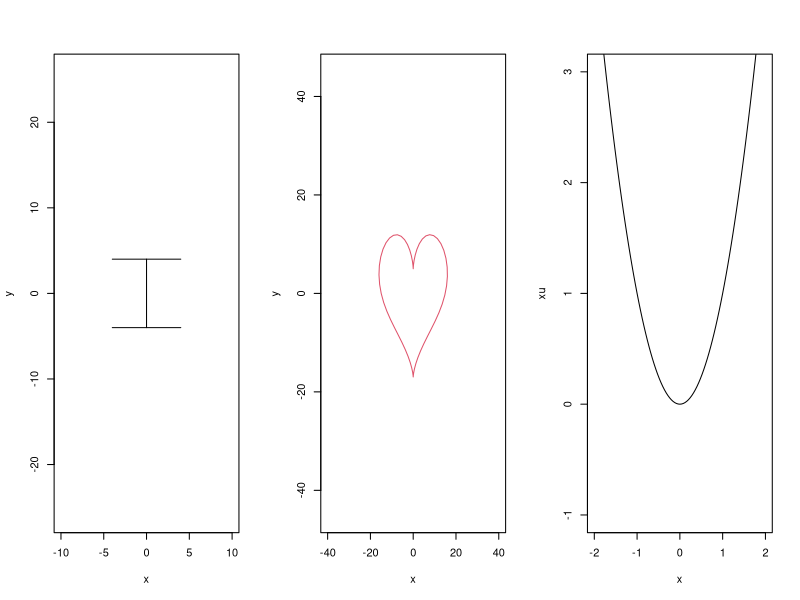

Generate this figure with R:
par(mfrow = c(1,3) , col.lab = "white")
plot(0,0, ylim = c(-10,10), xlim = c(-10,10), asp=1, col="white")
# abline(h=c(-4,4), v=0)
segments(x0=4,
         x1=-4,
         y0=4,
         y1=4)
segments(x0=4,
         x1=-4,
         y0=-4,
         y1=-4)
segments(x0=0,
         x1=0,
         y0=-4,
         y1=4)
par(col.lab = "black")
title(xlab = "x", ylab = "y")

dat<- data.frame(t=seq(0, 2*pi, by=0.1) )
xhrt <- function(t) 16*sin(t)^3
yhrt <- function(t) 13*cos(t)-5*cos(2*t)-2*cos(3*t)-cos(4*t)
dat$y=yhrt(dat$t)
dat$x=xhrt(dat$t)
with(dat, plot(x,y, type="l",xlim=c(-40,40), ylim=c(-45,45), col=2))

xu <- function(x) {x^2}
# yu <- function(x) {-x^2}
plot(xu, type="l", xlim = c(-2,2), ylim = c(-1,3))
